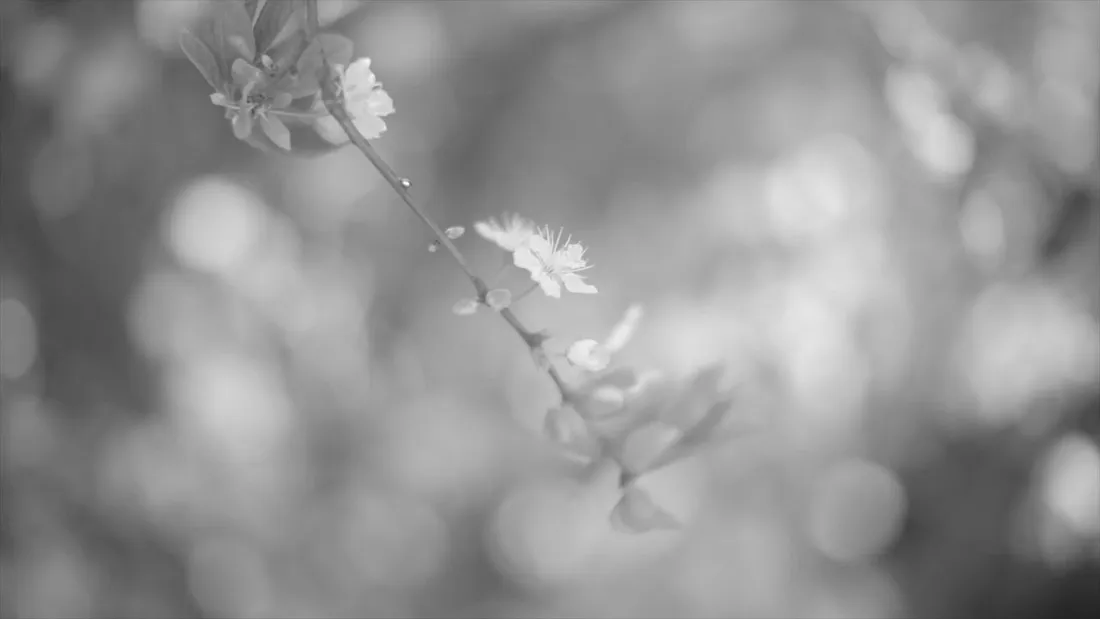
#> input picture HistogramEqualization/flower.png, 1100 x 619 px
$ jupyter execute --allow-errors HistogramEqualization.ipynb   (older library calls are emulated)
#> lines starting #> are read from the running program, lines starting #| are printed output that depends on the picture
###### This rerpot was made by Nadia FRIKHA and Rania MIDAOUI, RT4-G2

# How to Use Histogram Equalization

Histogram Equalization is an image processing technique that adjusts the contrast of an image by using its histogram. To enhance the image’s contrast, it spreads out the most frequent pixel intensity values or stretches out the intensity range of the image. By accomplishing this, histogram equalization allows the image’s areas with lower contrast to gain a higher contrast.

#### 1- We first import :
- the OpenCV-Python package
- NumPy and Matplotlib to demonstrate the histogram equalization.

[cell 1]
import cv2 as cv
import numpy as np
from matplotlib import pyplot as plt

#### 2+3 - We then import and show the image using 2 methods :

[cell 2]
# read "flower.png" from local directory
path = "flower.png"
img = cv.imread(path)
#> img is the input picture: shape (619, 1100, 3); mean B, G, R 146.7, 146.7, 146.7
# convert the color model from the default BGR to GRAY (grayscale no colors)
grayimg = cv.cvtColor(img,cv.COLOR_BGR2GRAY)

First method to show image:

[cell 3]
cv.imshow('image',img)
cv.waitKey(0) #It waits for 0 milliseconds for a key press on a OpenCV window and handles any windowing events
cv.destroyAllWindows()

Second method to show image:

[cell 4]
plt.imshow(grayimg , cmap="Greys_r")
# We need to use cmap="Greys_r" to display a grayscale image
plt.show

#### 4- View the image's histogram:

[cell 5]
hist,bins = np.histogram(grayimg.flatten(),256,[0,256])
#> hist = 256 values, max 11907 at index 160, min 0 at index 0, mean 2659.8; bins = 257 values from 0 to 256
cdf = hist.cumsum()
#> cdf = 256 values from 0 to 680900
cdf_normalized = cdf * float(hist.max()) / cdf.max()
#> cdf_normalized = 256 values from 0 to 11907
plt.plot(cdf_normalized, color = 'b')
plt.hist(grayimg.flatten(),256,[0,256], color = 'r')
#flatten here is used to collapse the image's pixels matrix into one dimension, hence, reducing the calculations complexity
plt.xlim([0,256])

plt.legend(('cdf','histogram'), loc = 'upper left')
plt.show()
#> figure, not shown here; tallest bar 11907 high, from x = 160 to 161; curve peaks at x = 255, y = 11907

#### 5- Observation

At some point, the CDF reaches a maximum (N*M with M the number of rows of the images's pixels matrix and N, its number of column) and then stabilizes.
The brightness and the average grayscale are nearly correct, the grayscale distribution is still not well-balanced in the image  and there is a little difference between the grayscales but it can pass.
The histogram doesn't occupy all the dynamic -> the image can almost be considered as a low-contrast image, the contrast can be more improved.

#### 6 - We invert the image's gray values and display it along with its histogram:

[cell 6]
inverted= 255 - grayimg
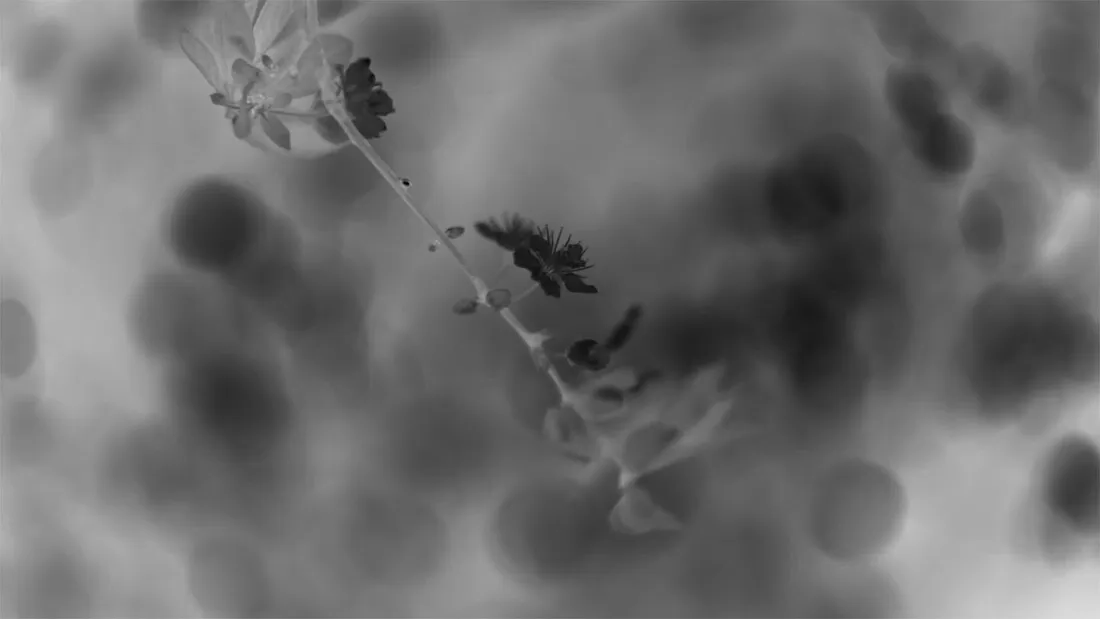
#> inverted: shape (619, 1100); min 0, max 220, mean 108.3
plt.imshow(inverted, cmap='Greys_r')
plt.show()

hist,bins = np.histogram(inverted.flatten(),256,[0,256])
#> hist = 256 values, max 11907 at index 95, min 0 at index 1, mean 2659.8
cdf = hist.cumsum()
#> cdf = 256 values from 1 to 680900
cdf_normalized = cdf * float(hist.max()) / cdf.max()
#> cdf_normalized = 256 values from 0.0175 to 11907
plt.plot(cdf_normalized, color = 'b')
plt.hist(inverted.flatten(),256,[0,256], color = 'r')
plt.xlim([0,256])
plt.legend(('cdf','histogram'), loc = 'upper left')
plt.show()
#> figure, not shown here; tallest bar 11907 high, from x = 95 to 96; curve peaks at x = 220, y = 11907

#### 7 -  We use OpenCV-Python’s .equalizeHist() method to spread out the pixel intensity values. We assign the resulting image to the variable ‘equ’

[cell 7]
equ = cv.equalizeHist(grayimg)
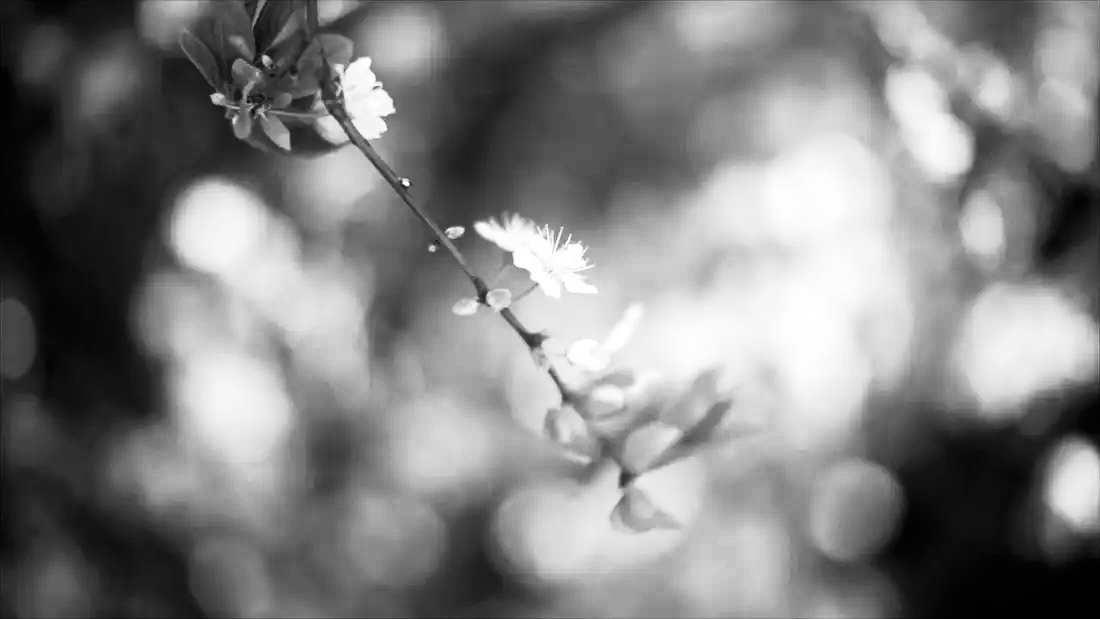
#> equ: shape (619, 1100); min 0, max 255, mean 128.7

####  8 - We visualize the resulting image and its histogram:

[cell 8]
plt.imshow(equ, cmap='Greys_r')
plt.show()

hist,bins = np.histogram(equ.flatten(),256,[0,256])
#> hist = 256 values, max 11907 at index 159, min 0 at index 9, mean 2659.8
cdf = hist.cumsum()
#> cdf = 256 values from 1306 to 680900
cdf_normalized = cdf * float(hist.max()) / cdf.max()
#> cdf_normalized = 256 values from 22.84 to 11907
plt.plot(cdf_normalized, color = 'b')
plt.hist(equ.flatten(),256,[0,256], color = 'r')
plt.xlim([0,256])
plt.legend(('cdf','histogram'), loc = 'upper left')
plt.show()
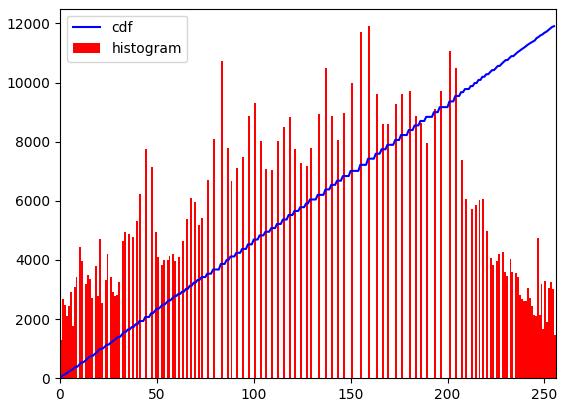
#> figure drawn by matplotlib, 1 panel; tallest bar 11907 high, from x = 159 to 160; curve peaks at x = 255, y = 11907

# Direct Calculation: Apply global equalization equation without using opencv method

We find the minimum histogram value (excluding 0) and apply the histogram equalization:

[cell 9]
cdf_m = np.ma.masked_equal(cdf,0) #We mask the image parts where the cdf is equal to 0 to optimize calculations
cdf_m = (cdf_m - cdf_m.min())*255/(cdf_m.max()-cdf_m.min())
cdf = np.ma.filled(cdf_m,0).astype('uint8') #We fill the masked image parts with zeroes
#> cdf = 256 values from 0 to 255

We apply the transform to the image:

[cell 10]
img2 = cdf[grayimg]
plt.imshow(img2, cmap="Greys_r")
plt.show()

# Adaptive Histogram Equalization (AHE)

Adaptive histogram equalization (AHE) is an image pre-processing technique used to improve contrast in images. It computes several histograms, each corresponding to a distinct section of the image, and uses them to redistribute the luminance values of the image.

#### 9 - We use another library skimage:
With adaptive histogram equalization, we divide an input image into an M x N grid. We then apply equalization to each cell in the grid, resulting in a higher quality output image.

[cell 11]
import numpy as np
import matplotlib
import matplotlib.pyplot as plt
from skimage import data
from skimage.util import img_as_ubyte
from skimage import exposure
import skimage.morphology as morp
from skimage.filters import rank
from skimage.io import imsave, imread

path = 'flower.png'
img = img_as_ubyte(imread(path, as_gray=True))

[cell 12]
# Global equalize
img_g = exposure.equalize_hist(img)
# equalize_ist gives a float 64, we need to convert the output with img_as_ubyte to get the right values
img_global = img_as_ubyte(img_g)
# Local Equalization, disk shape kernel. Better contrast with disk kernel but could be different
kernel = morp.disk(30)
img_local = rank.equalize(img, selem=kernel) # rank: applies equalization according to the structuring element
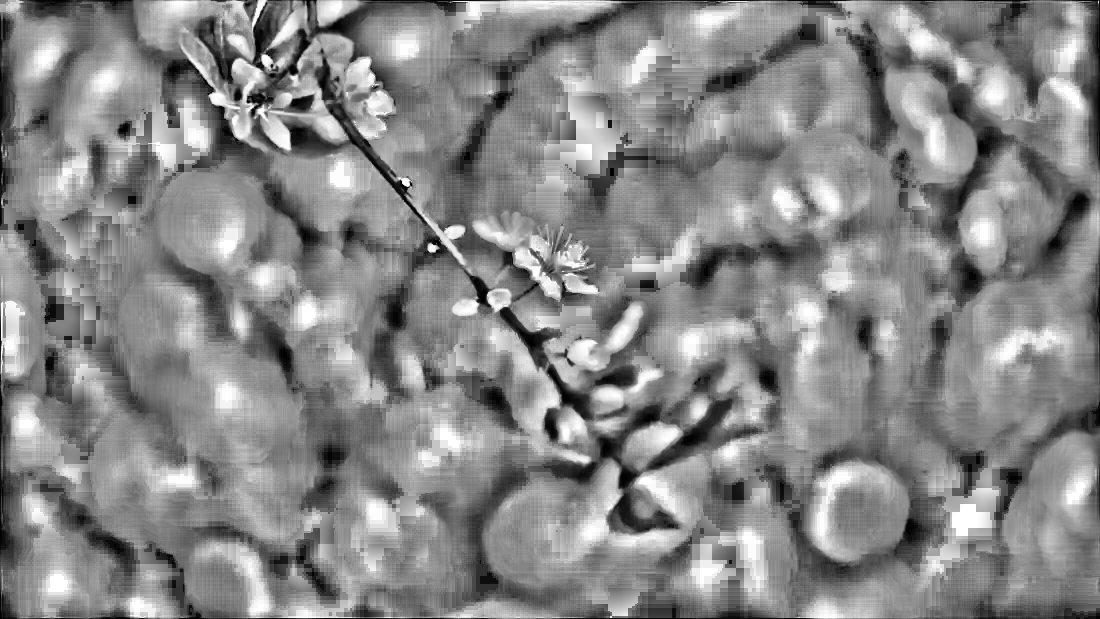
#> img_local: shape (619, 1100); min 0, max 255, mean 134.6
#selem is deprecated in some versions (not in ours), footprint can be used instead.
plt.rcParams['figure.figsize'] = [16, 16]
#To get the 3 resulting images in a single plot
fig, (ax_img, ax_global, ax_local) = plt.subplots(1, 3)

ax_img.imshow(img, cmap=plt.cm.gray)
ax_img.set_title('Low contrast image')
ax_img.set_axis_off()

ax_global.imshow(img_global, cmap=plt.cm.gray)
ax_global.set_title('Global equalization')
ax_global.set_axis_off()

ax_local.imshow(img_local, cmap=plt.cm.gray)
ax_local.set_title('Local equalization')
ax_local.set_axis_off()

plt.show()

## Let's see the images and their respective histograms one by one :

### Low-contrast image

[cell 13]
plt.imshow(img, cmap='Greys_r')
plt.show()

hist,bins = np.histogram(img.flatten(),256,[0,256])
#> hist = 256 values, max 11907 at index 160, min 0 at index 0, mean 2659.8
cdf = hist.cumsum()
#> cdf = 256 values from 0 to 680900
cdf_normalized = cdf * float(hist.max()) / cdf.max()
#> cdf_normalized = 256 values from 0 to 11907
plt.plot(cdf_normalized, color = 'b')
plt.hist(img.flatten(),256,[0,256], color = 'r')
plt.xlim([0,256])
plt.legend(('cdf','histogram'), loc = 'upper left')
plt.show()
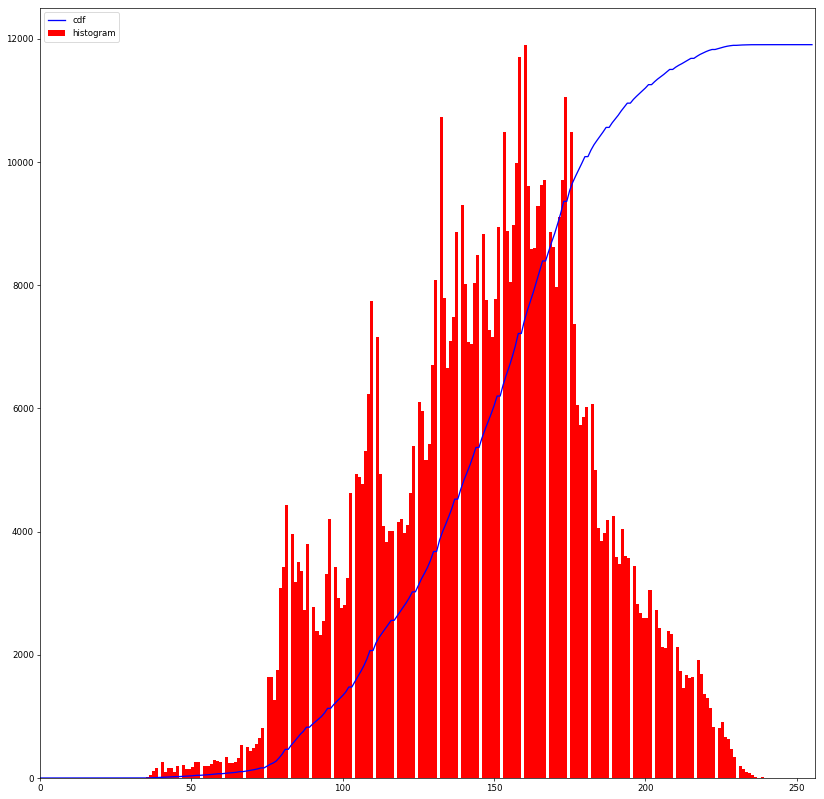
#> figure drawn by matplotlib, 1 panel; tallest bar 11907 high, from x = 160 to 161; curve peaks at x = 255, y = 11907

### Global equalization

[cell 14]
plt.imshow(img_global, cmap='Greys_r')
plt.show()

hist,bins = np.histogram(img_global.flatten(),256,[0,256])
#> hist = 256 values, max 11907 at index 159, min 0 at index 9, mean 2659.8
cdf = hist.cumsum()
#> cdf = 256 values from 1306 to 680900
cdf_normalized = cdf * float(hist.max()) / cdf.max()
#> cdf_normalized = 256 values from 22.84 to 11907
plt.plot(cdf_normalized, color = 'b')
plt.hist(img_global.flatten(),256,[0,256], color = 'r')
plt.xlim([0,256])
plt.legend(('cdf','histogram'), loc = 'upper left')
plt.show()
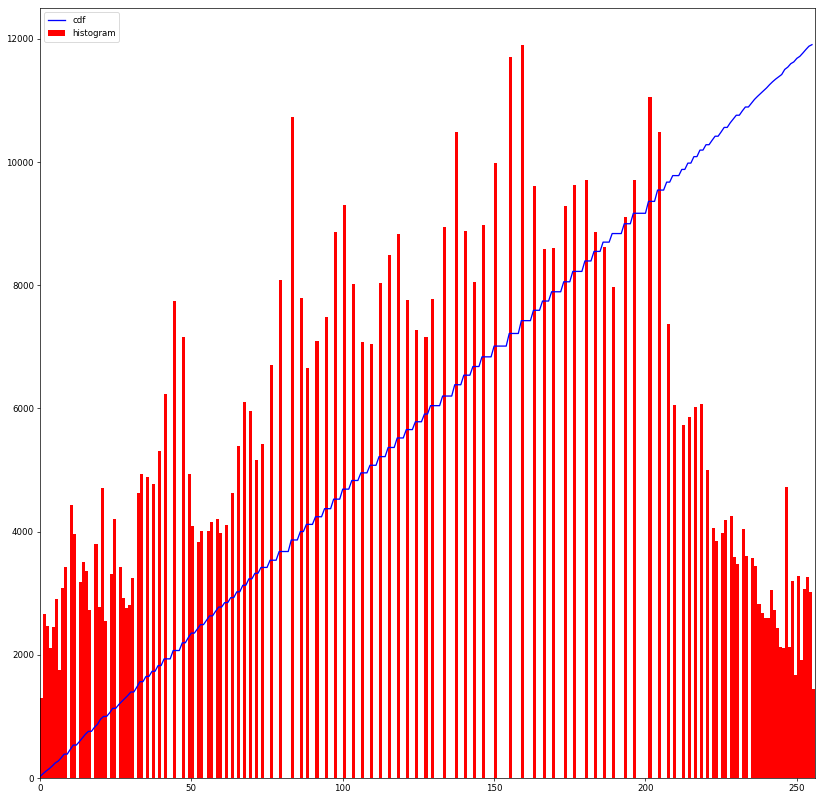
#> figure drawn by matplotlib, 1 panel; tallest bar 11907 high, from x = 159 to 160; curve peaks at x = 255, y = 11907

### Local equalization

[cell 15]
plt.imshow(img_local, cmap='Greys_r')
plt.show()

hist,bins = np.histogram(img_local.flatten(),256,[0,256])
#> hist = 256 values, max 8521 at index 143, min 200 at index 0, mean 2659.8
cdf = hist.cumsum()
#> cdf = 256 values from 200 to 680900
cdf_normalized = cdf * float(hist.max()) / cdf.max()
#> cdf_normalized = 256 values from 2.5 to 8521
plt.plot(cdf_normalized, color = 'b')
plt.hist(img_local.flatten(),256,[0,256], color = 'r')
plt.xlim([0,256])
plt.legend(('cdf','histogram'), loc = 'upper left')
plt.show()
#> figure, not shown here; tallest bar 8521 high, from x = 143 to 144; curve peaks at x = 255, y = 8521

#### 10 - Observations

Between the initial (original) image and the image resulting from the global equalization, we can see an improvement of the image contrast, the histogram occupies the whole dynamic range and there's also an improvement on grayscales distribution.
The image resulting from the local equalization, however, has a very high contrast (but the grayscales occupy the whole dynamic range) and presents an edge effect in every local equalization zone or section, we can even see the borders of some zones.
AHE divides an image to many sections and produces a distinct histogram for each section, so the equalization in each section differs from the other section, the stretcinh applied to 2 sections can be a lot different. This can result in an edge effect because the pixels on the egde of each section got a transformation that can be different from the transformation applied the the other section's edge pixels.

# Contrastive Limited Adaptive Equalization

 AHE has a tendency to overamplify noise in relatively homogeneous regions of an image. A variant of adaptive histogram equalization called contrast-limited adaptive histogram equalization (CLAHE) prevents this effect by limiting the amplification.

[cell 16]
import numpy as np
import cv2 as cv
from matplotlib import pyplot as plt

path = "flower.png"
img = cv.imread(path)
grayimg = cv.cvtColor(img, cv.COLOR_BGR2GRAY)

# create a CLAHE object (Arguments are optional).
clahe = cv.createCLAHE(clipLimit=2.0, tileGridSize=(8,8))
cl1 = clahe.apply(grayimg)

plt.imshow(cl1, cmap="Greys_r")
plt.show()

#### 11 -  Let's tune the createCLAHE parameters and see what happens

[cell 17]
#We decrease the clipLimit from 2.0 to 1.0 and the tileGridSize to (4,4)
clahe0 = cv.createCLAHE(clipLimit=1.0, tileGridSize=(4,4))
cl0 = clahe0.apply(grayimg)

plt.imshow(cl0, cmap="Greys_r")
plt.show()

The constrast is a little bit decreased

[cell 18]
#We increase the clipLimit to 5.0
clahe1 = cv.createCLAHE(clipLimit=5.0, tileGridSize=(8,8))
cl2 = clahe1.apply(grayimg)

plt.imshow(cl2, cmap="Greys_r")
plt.show()

#> (a cell that did not finish here is left out)

[cell 20]
#We increase the clipLimit to 5.0 and the tileGridSize to (50,50)
clahe2 = cv.createCLAHE(clipLimit=5.0, tileGridSize=(50,50))
cl3 = clahe2.apply(grayimg)

plt.imshow(cl3, cmap="Greys_r")
plt.show()

The difference between this image and the previous one is that we can see regions on the image, we can assume that the tileGridSize parameter is related to the size of the local zones for histogram equalization.

[cell 21]
#We increase the clipLimit to 20.0
clahe3 = cv.createCLAHE(clipLimit=20.0, tileGridSize=(8,8))
cl4 = clahe3.apply(grayimg)
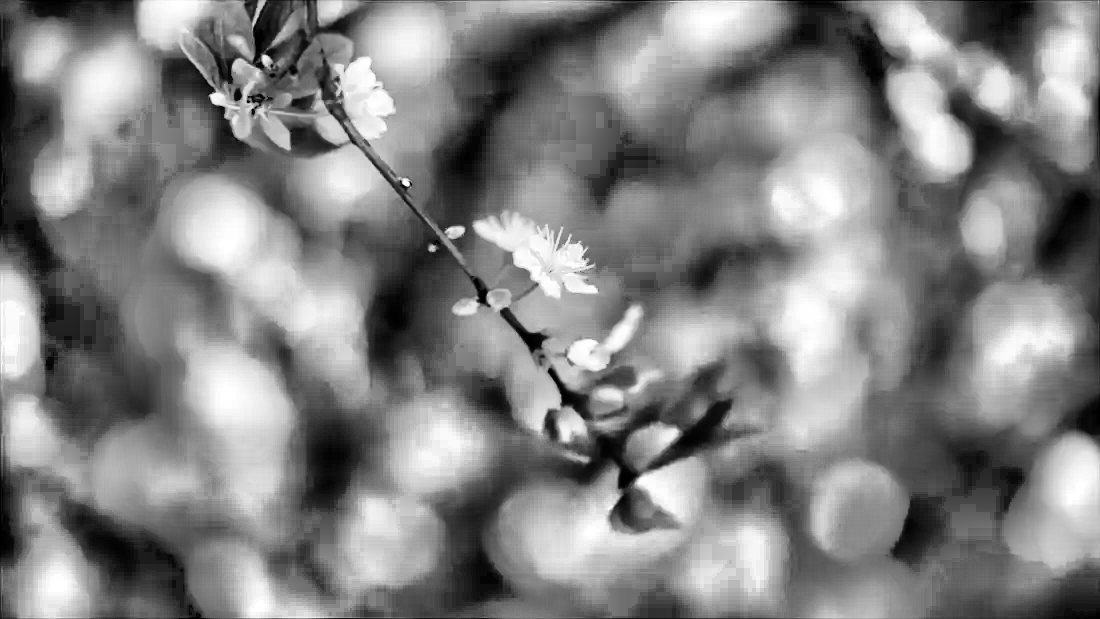
#> cl4: shape (619, 1100); min 0, max 255, mean 130.5

plt.imshow(cl4, cmap="Greys_r")
plt.show()

The contrast is increased more than when we changed the clipLimit to 5.0.

[cell 22]
#We increase the clipLimit to 100.0
clahe4 = cv.createCLAHE(clipLimit=100.0, tileGridSize=(8,8))
cl5 = clahe4.apply(grayimg)

plt.imshow(cl5, cmap="Greys_r")
plt.show()
